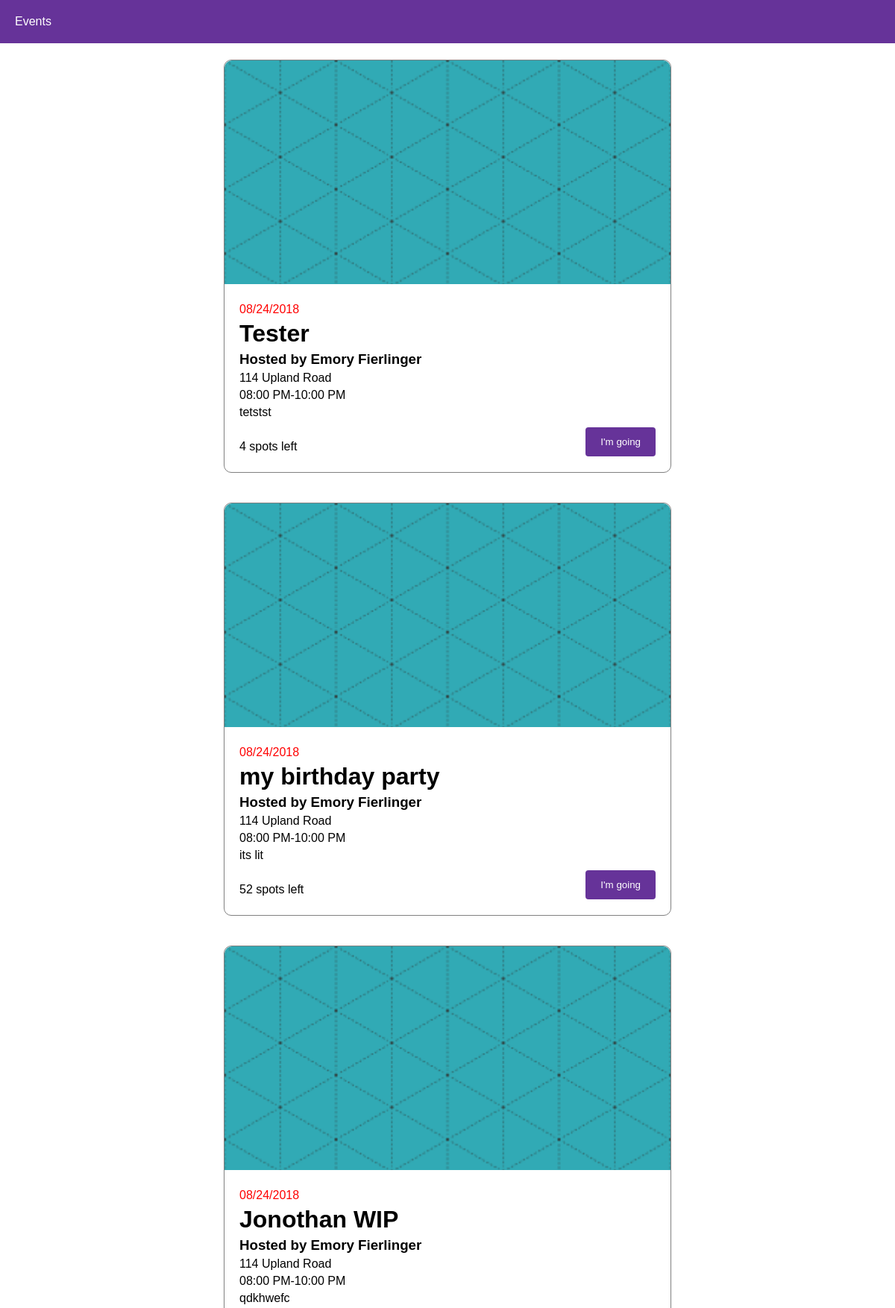
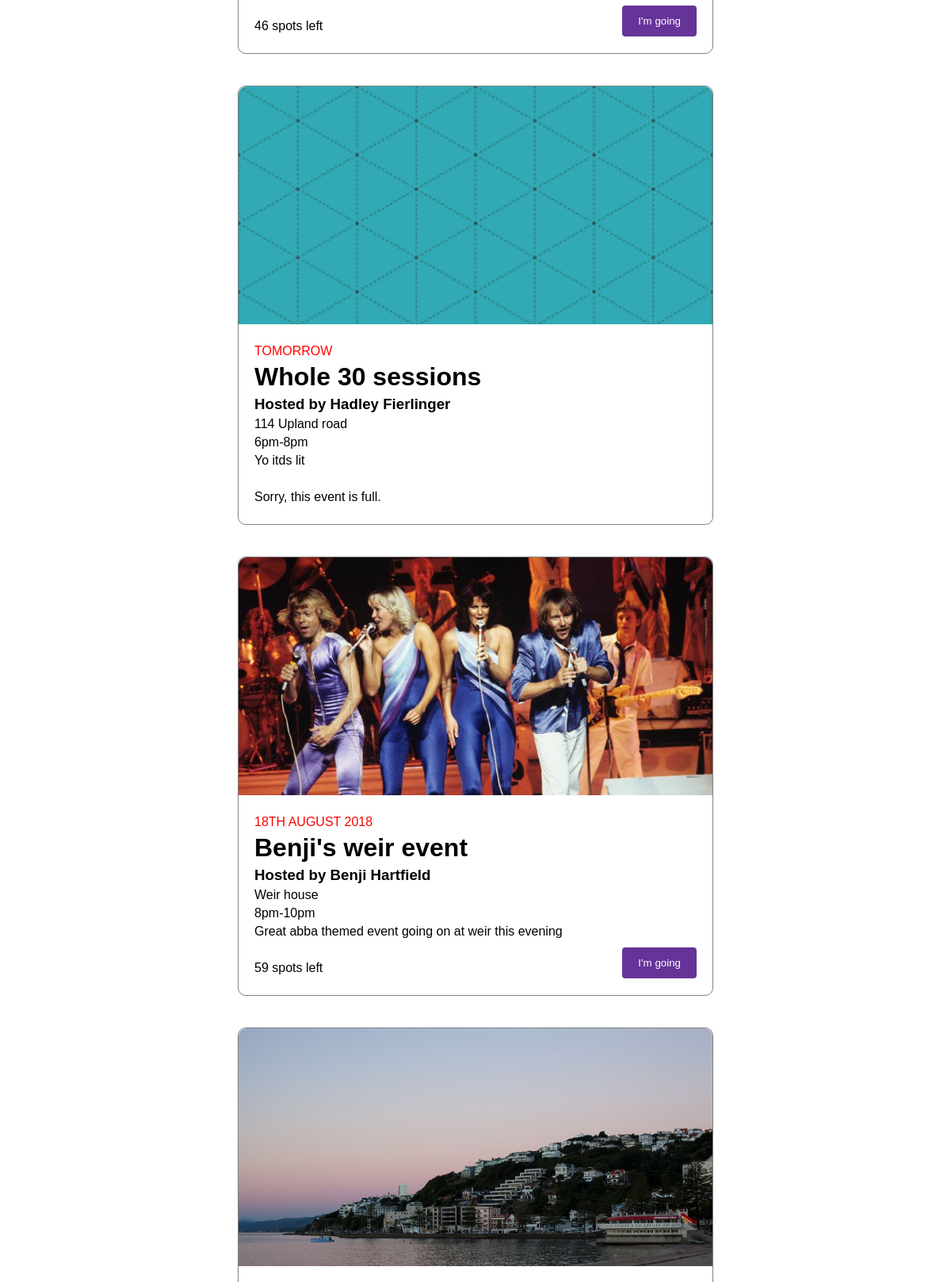
The page / (upper part) on the database its author committed (2 pictures, top to bottom).
### tables this page shows
CREATE TABLE "events" (
	`title`	TEXT,
	`date`	TEXT,
	`location`	TEXT,
	`start_time`	TEXT,
	`end_time`	TEXT,
	`first_name`	TEXT,
	`last_name`	TEXT,
	`attendees`	INTEGER,
	`description`	TEXT,
	`image`	TEXT,
	`ID`	INTEGER NOT NULL PRIMARY KEY AUTOINCREMENT
);

### run.py (the view)
@app.route('/')
def index():
    con = sqlite3.connect(EVENTDB)
    eventsVar = fetchEvents(con)
    con.close()
    return render_template('index.html',events=eventsVar['events'])

### run.py (called while the page is built)
def fetchEvents(con):
    events = []
    cur = con.execute('SELECT title,date,location,start_time,end_time,first_name,last_name,attendees,description,image,ID FROM events')
    for row in cur:
        events.append(list(row))
    return {'events':events}

### templates/index.html (shortened to what this page needs)
<!DOCTYPE html>
<html>
    <head>
    <link rel="stylesheet" href="{{ url_for('static', filename='style.css') }}" type="text/css">
    </head>
    <body>
        <div class="navbar">Events</div>
      <div class="section">
        <div class="container">
            {% for event in events|sort(attribute=10, reverse=True) %}
            <div class="event-container">
            <div class="event-listing">
              <div class="image-container">
                <img src="{{ url_for('static', filename='uploads') }}/{{ event[9] }}">
              </div>
              <div class="text-container">
                <p class="date">{{ event[1] }}</p>
                <h1 class="title">{{ event[0] }}</h1>
                <h3 class="name">Hosted by {{ event[5] }} {{ event[6] }}</h3>
                <p class="address">{{ event[2] }}</p>
                <div class="time-container">
                  <p class="time">{{ event[3] }}-{{ event[4] }}</p>
                </div>
                <p class="description">{{ event[8] }}</p><br>
                  {% if event[7] >= 1 %}
                  <p class="description">{{ event[7] }} spots left</p>
                <form method="post" action="/RSVP" enctype="multipart/form-data">
                    <input type="submit" value="I'm going">
                </form>
                  {% else %}
                  <p>Sorry, this event is full.</p>
                  {% endif %}
              </div>
            </div>
          </div>
            {% endfor %}
        </div>
      </div>
    </body>
</html>

### static/style.css (style rules this page uses)
body { margin: 0px; }
.section { width: 100%; }
.navbar { width: 100%; background-color: rebeccapurple; color: white; padding: 20px; position: fixed; top: 0px; }
.container { max-width: 960px; margin: auto; margin-top: 60px; padding: 20px; }
.event-container { width: 100%; margin-bottom: 40px; }
.event-listing { max-width: 600px; border: 1px solid grey; margin: auto; border-radius: 10px; }
.text-container { padding: 20px; }
.date { color: red; text-transform: uppercase; margin-bottom: auto; }
p, h1, h3 { margin-bottom: 5px; margin-top: 5px; }
body { font-family: sans-serif; }
div { box-sizing: border-box; }
img { width: 100%; }
.image-container { height: 200px; overflow: hidden; border-radius: 10px 10px 0px 0px; }
input[type=submit] { background-color: rebeccapurple; color: white; padding: 12px 20px; border: none; border-radius: 4px; margin-top: -40px; float: right; }
@media only screen and (min-width: 600px) { .image-container { height: 300px; } }

### rows shown on the page
events: image (picture), date "08/24/2018", title "Tester", first_name "Emory", last_name "Fierlinger", location "114 Upland Road", start_time "08:00 PM", end_time "10:00 PM", description "tetstst", attendees "4"
events: image (picture), date "08/24/2018", title "my birthday party", first_name "Emory", last_name "Fierlinger", location "114 Upland Road", start_time "08:00 PM", end_time "10:00 PM", description "its lit", attendees "52"
events: image (picture), date "08/24/2018", title "Jonothan WIP", first_name "Emory", last_name "Fierlinger", location "114 Upland Road", start_time "08:00 PM", end_time "10:00 PM", description "qdkhwefc", attendees "46"
events: image (picture), date "TOMORROW", title "Whole 30 sessions", first_name "Hadley", last_name "Fierlinger", location "114 Upland road", start_time "6pm", end_time "8pm", description "Yo itds lit", attendees "Sorry, this event is full."
events: image (picture), date "18TH AUGUST 2018", title "Benji's weir event", first_name "Benji", last_name "Hartfield", location "Weir house", start_time "8pm", end_time "10pm", description "Great abba themed event going on at weir this evening", attendees "59"
events: image (picture)
